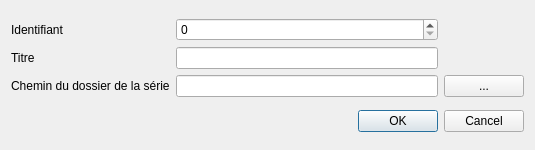
<?xml version="1.0" encoding="UTF-8"?>
<ui version="4.0">
 <class>Dialog</class>
 <widget class="QDialog" name="Dialog">
  <property name="windowModality">
   <enum>Qt::ApplicationModal</enum>
  </property>
  <property name="geometry">
   <rect>
    <x>0</x>
    <y>0</y>
    <width>535</width>
    <height>150</height>
   </rect>
  </property>
  <property name="windowTitle">
   <string>Dialog</string>
  </property>
  <property name="modal">
   <bool>true</bool>
  </property>
  <layout class="QVBoxLayout" name="verticalLayout">
   <item>
    <layout class="QGridLayout" name="gridLayout">
     <item row="1" column="0">
      <widget class="QLabel" name="label">
       <property name="text">
        <string>Identifiant</string>
       </property>
      </widget>
     </item>
     <item row="3" column="1">
      <widget class="QLineEdit" name="lineEdit_3"/>
     </item>
     <item row="3" column="0">
      <widget class="QLabel" name="label_3">
       <property name="text">
        <string>Chemin du dossier de la série</string>
       </property>
      </widget>
     </item>
     <item row="2" column="1">
      <widget class="QLineEdit" name="lineEdit_2"/>
     </item>
     <item row="2" column="0">
      <widget class="QLabel" name="label_2">
       <property name="text">
        <string>Titre</string>
       </property>
      </widget>
     </item>
     <item row="3" column="2">
      <widget class="QPushButton" name="pushButton">
       <property name="text">
        <string>...</string>
       </property>
      </widget>
     </item>
     <item row="1" column="1">
      <widget class="QSpinBox" name="spinBox">
       <property name="maximum">
        <number>99999</number>
       </property>
      </widget>
     </item>
    </layout>
   </item>
   <item>
    <widget class="QDialogButtonBox" name="buttonBox">
     <property name="orientation">
      <enum>Qt::Horizontal</enum>
     </property>
     <property name="standardButtons">
      <set>QDialogButtonBox::Cancel|QDialogButtonBox::Ok</set>
     </property>
    </widget>
   </item>
  </layout>
 </widget>
 <resources/>
 <connections>
  <connection>
   <sender>buttonBox</sender>
   <signal>accepted()</signal>
   <receiver>Dialog</receiver>
   <slot>accept()</slot>
   <hints>
    <hint type="sourcelabel">
     <x>248</x>
     <y>254</y>
    </hint>
    <hint type="destinationlabel">
     <x>157</x>
     <y>274</y>
    </hint>
   </hints>
  </connection>
  <connection>
   <sender>buttonBox</sender>
   <signal>rejected()</signal>
   <receiver>Dialog</receiver>
   <slot>reject()</slot>
   <hints>
    <hint type="sourcelabel">
     <x>316</x>
     <y>260</y>
    </hint>
    <hint type="destinationlabel">
     <x>286</x>
     <y>274</y>
    </hint>
   </hints>
  </connection>
 </connections>
</ui>
